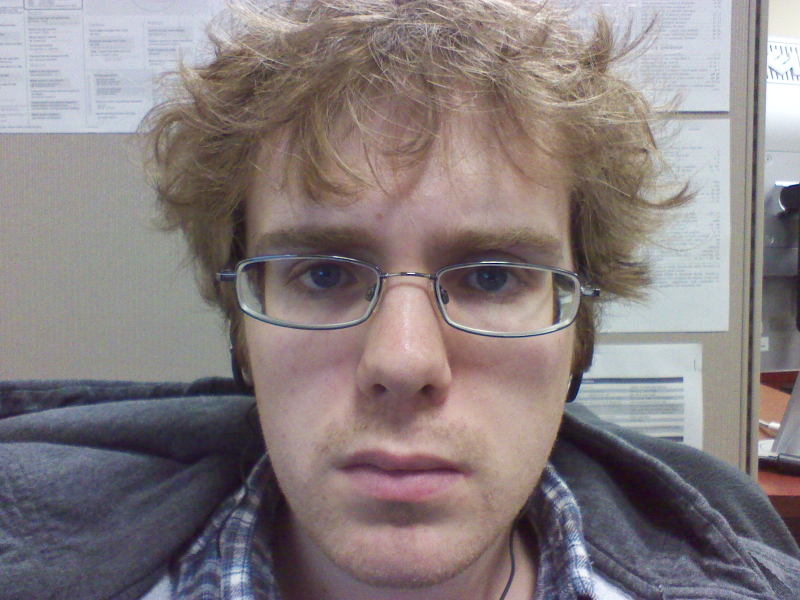
#> input picture python_investigation/imgs/IMG_20121112_121434.jpg, 1600 x 1200 px, given in place of the camera (shown at 1/2 size)
$ python faceEyeDetection.py imgs/IMG_20121112_121434.jpg   (Python 2 division)
#> lines starting #> are read from the running program, lines starting #| are printed output that depends on the picture
#> in main, img is the input picture: shape (1200, 1600, 3); mean B, G, R 126.8, 125.4, 134.9
#
#
# CSE x0535 face detector with eyescascade detector
# PJF 11/4/2012
#
# This is a modified version of the samples/python2/facedetect.py demo
# It was modified to (1) remove local dependencies on other python scripts,
# use image source 0 when opening up a capture device,
# capture only 2 images per second, and provide the half-second delay to
# let the user save the image and detected features to a pair of files.
#
# Specifically, if the image capture window is active, and the uses presses 'w'
# when she wants to save the image and detection results, the original image,
# the annotated image, and the text description of detected
# features are written to two PNG files and a text file named N.png,
# N.annotated.png, and N.txt, respectively.
# N starts at 1 and increases by 1 after each use of the 'w' key.
# BEWARE: old .png and .txt files will be overwritten! Make local copies before
# you run the script again!
#
# Random notes: could add a second subface detector to detect another
# type of subface feature

import numpy as np
import cv2
import cv2.cv as cv
#from video import create_capture
#from common import clock, draw_str

import sys, getopt, os

from random import randrange

import math
import time

import pupilIsolation
import gazeFunctions


import pdb

help_message = '''
USAGE: facedetect.py [--facecascade <cascade_fn>] [--eyescascade-facecascade <cascade_fn>] [<video_source>]
'''


def detect(img, cascade):
    """Detect the cascade feature.
    """
    facerects = cascade.detectMultiScale(img, scaleFactor=1.1, minNeighbors=4, minSize=(30, 30), flags = cv.CV_HAAR_SCALE_IMAGE)
    if len(facerects) == 0:
        return []
    facerects[:,2:] += facerects[:,:2]
    return facerects

def draw_rects(img, facerects, color):
    """Draw all rects in the list.
    """
    tag = 0
    for x1, y1, x2, y2 in facerects:
        cv2.rectangle(img, (x1, y1), (x2, y2), color, 2)
        cv2.putText(img,str(tag),(x1,y2),cv2.FONT_HERSHEY_PLAIN,2.0,(200,0,200),2)
        tag = tag+1

# [21 lines left out: functions is_intersection, find_rect_center, not called in this run]

def rectArea(rect):
    """Get area of the supplied rectangle.
    """
    x1, y1, x2, y2 = rect
    return (x2-x1) * (y2-y1)

def combineEyes(left, right):
    """Stack images horizontally.
    """
    h = max(left.shape[0], right.shape[0])
    w = left.shape[1] + right.shape[1]
    hoff = left.shape[0]

    shape = list(left.shape)
    shape[0] = h
    shape[1] = w

    comb = np.zeros(tuple(shape),left.dtype)

    # left will be on left, aligned top, with right on right
    comb[:left.shape[0],:left.shape[1]] = left
    comb[:right.shape[0],left.shape[1]:] = right

    return comb


def processEyeByCorners(eyesubrect, vis_roi, gray_roi, vis, gray):
    """Get corners from good features to track (leftmost/rightmost possibly).
    Get iris/pupil center either from hough circles or contour method previous explored.
    Find uncorrected gaze direction from amount below line connecting corners
    """

    # get corners
    corners = cv2.goodFeaturesToTrack(gray_roi, 20, .001, gray_roi.shape[0]/4, useHarrisDetector=False)

    #pdb.set_trace()
    h, w = gray_roi.shape

    ######### Eye corners #########

    leftmostx, rightmostx = w/2, w/2
    leftmostIdx, rightmostIdx = None, None
    leftCorner, rightCorner = None, None
    pupilRelativeCenter = None

    for i in range(len(corners)):
        x, y = corners[i][0]
        if ( x<(w/5) or x>((w/4)*3) ) and (y>int(h*0.45) and y<int(h*0.65)):
            # get leftmost and right most points
            if x < leftmostx:
                leftmostx = x
                leftmostIdx = i
            if x > rightmostx:
                rightmostx = x
                rightmostIdx = i

            cv2.circle(vis_roi, tuple(corners[i][0]), 2, (0,255,0), -1)

    # display left and right
    if leftmostIdx != None:
        leftCorner = tuple(corners[leftmostIdx][0])
        cv2.circle(vis_roi, leftCorner, 2, (0,0,255), -1)
    if rightmostIdx != None:
        rightCorner = tuple(corners[rightmostIdx][0])
        cv2.circle(vis_roi, rightCorner, 2, (0,0,255), -1)

    if leftCorner != None and rightCorner != None:

        # find pupil/iris center via shrink method & look for circles near that center

        # apply threshold
        thresh = gray_roi.copy()
        #cv2.adaptiveThreshold(leftthresh, 255, cv2.ADAPTIVE_THRESH_MEAN_C, cv2.THRESH_BINARY_INV, 25, 25, leftthresh)
        thresh = pupilIsolation.thresholdByPercentage(thresh, .075)

        pupilCenter = pupilIsolation.findPointOnPupil(thresh)
        cv2.circle(vis_roi, pupilCenter, 2, (255,0,0), -1)

        # get eye corner center x, y
        x = (leftCorner[0] + rightCorner[0])/2
        y = (leftCorner[1] + rightCorner[1])/2
        cornersCenter = (x, y)

        pupilRelativeCenter = (
            pupilCenter[0] - cornersCenter[0],
            pupilCenter[1] - cornersCenter[1]
        )

    return pupilRelativeCenter


def getUncorrectedAnglesFromEllipse():
    pass

def processEllipse(ellipseBox):
    """
    """

# [31 lines left out: function processEye, not called in this run]

def processFrame(img, facecascade, lefteyecascade, righteyecascade):
    """Process a single frame.
    """

    gray = cv2.cvtColor(img, cv2.COLOR_BGR2GRAY)
    gray = cv2.equalizeHist(gray)
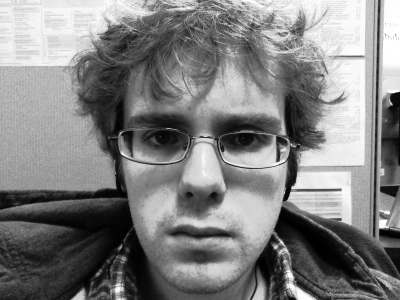
#> gray: shape (1200, 1600) (shown at 1/4 size); min 0, max 255, mean 128.3

    facerects = detect(gray, facecascade)
#> in detect, `facerects = cascade.detectMultiScale(img, scaleFactor=1.1, minNeighbor..`: facerects = [[360, 203, 907, 907]]
#> facerects = [[360, 203, 1267, 1110]]
    vis = img.copy()
    draw_rects(vis, facerects, (0, 255, 0))
#> the loop in draw_rects, `for x1, y1, x2, y2 in facerects:` made 1 pass
#> (x1, y1, x2, y2, tag) on pass 1: (360, 203, 1267, 1110, 1)
#> after the loop in draw_rects, `for x1, y1, x2, y2 in facerects:`: tag = 1

    facerect = None
    eyesubrectsleft, eyesubrectsright = [], []
    eyesubrectleft, eyesubrectright = None, None
    leftEllipseBox, rightEllipseBox = None, None
    gazeLoc = None


    try:
        # find largest face rect and process
        maxsize = 0
        maxidx = 0
        for i in range(len(facerects)):
            a = rectArea(facerects[i])
            if maxsize < a:
                maxsize = a
                maxidx = i
#> this loop made 1 pass
#> (x1 in rectArea, y1 in rectArea, x2 in rectArea, y2 in rectArea, a, maxsize, maxidx) on pass 1: (360, 203, 1267, 1110, 822649, 822649, 0)
#> after the loop, maxidx = 0; maxsize = 822649

        facerect = facerects[maxidx]
#> facerect = [360, 203, 1267, 1110]
        x1, y1, x2, y2 = facerect
#> x1 = 360; y1 = 203; x2 = 1267; y2 = 1110

        # left eye
        roileft = gray[y1:(y1+y2)/2, x1:(x1+x2)/2]
        vis_roileft = vis[y1:(y1+y2)/2, x1:(x1+x2)/2]
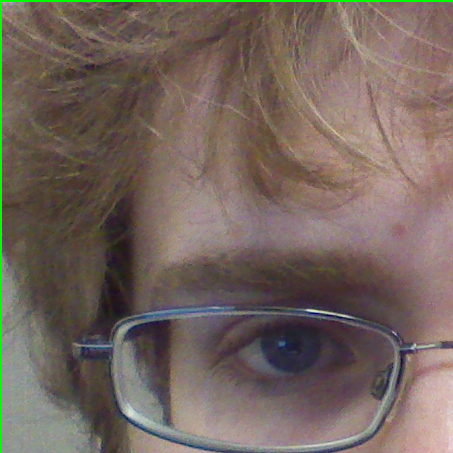
#> vis_roileft: shape (453, 453, 3); mean B, G, R 93.9, 101.5, 115.9
        gray_roileft = gray[y1:(y1+y2)/2, x1:(x1+x2)/2]
        eyesubrectsleft = detect(roileft.copy(), lefteyecascade)
#> eyesubrectsleft = [[117, 315, 177, 355], [188, 287, 368, 407]]
        draw_rects(vis_roileft, eyesubrectsleft, (255, 0, 0))
#> the loop in draw_rects (call 2), `for x1, y1, x2, y2 in facerects:` made 2 passes
#> (x1, y1, x2, y2, tag) on passes 1 to 2: (117, 315, 177, 355, 1), (188, 287, 368, 407, 2)

        # right eye
        roiright = gray[y1:(y1+y2)/2, (x1+x2)/2:x2]
        vis_roiright = vis[y1:(y1+y2)/2, (x1+x2)/2:x2]
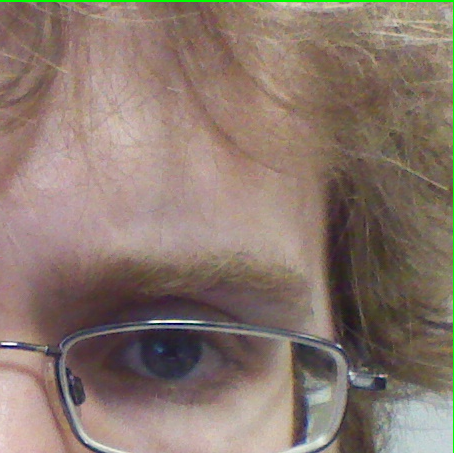
#> vis_roiright: shape (453, 454, 3); mean B, G, R 110, 119.9, 138
        gray_roiright = gray[y1:(y1+y2)/2, (x1+x2)/2:x2]
        eyesubrectsright = detect(roiright.copy(), righteyecascade)
#> eyesubrectsright = [[52, 272, 272, 419]]
        draw_rects(vis_roiright, eyesubrectsright, (255, 0, 0))

        # if left and right eyes detected
        if len(eyesubrectsleft) > 0 and len(eyesubrectsright) > 0:
            # take largest eye detected on each side
            maxsize = 0
            maxidx = 0
            for i in range(len(eyesubrectsleft)):
                a = rectArea(eyesubrectsleft[i])
                if maxsize < a:
                    maxsize = a
                    maxidx = i
#> this loop made 2 passes
#> (x1 in rectArea, y1 in rectArea, x2 in rectArea, y2 in rectArea, a, maxsize, maxidx) on passes 1 to 2: (117, 315, 177, 355, 2400, 2400, 0), (188, 287, 368, 407, 21600, 21600, 1)
#> after the loop, maxidx = 1; maxsize = 21600
            eyesubrectleft = eyesubrectsleft[maxidx]
#> eyesubrectleft = [188, 287, 368, 407]

            maxsize = 0
            maxidx = 0
            for i in range(len(eyesubrectsright)):
                a = rectArea(eyesubrectsright[i])
                if maxsize < a:
                    maxsize = a
                    maxidx = i
#> this loop made 1 pass
#> (x1 in rectArea, y1 in rectArea, x2 in rectArea, y2 in rectArea, a, maxsize, maxidx) on pass 1: (52, 272, 272, 419, 32340, 32340, 0)
#> after the loop, maxidx = 0; maxsize = 32340
            eyesubrectright = eyesubrectsright[maxidx]
#> eyesubrectright = [52, 272, 272, 419]

            # slice from color img
            vis_roileft_eye = vis_roileft[eyesubrectleft[1]:eyesubrectleft[3], eyesubrectleft[0]:eyesubrectleft[2]]
            vis_roiright_eye = vis_roiright[eyesubrectright[1]:eyesubrectright[3], eyesubrectright[0]:eyesubrectright[2]]

            # slice from gray img
            gray_roileft_eye = gray_roileft[eyesubrectleft[1]:eyesubrectleft[3], eyesubrectleft[0]:eyesubrectleft[2]]
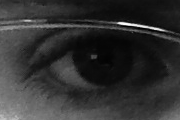
#> gray_roileft_eye: shape (120, 180); min 0, max 253, mean 49.1
            gray_roiright_eye = gray_roiright[eyesubrectright[1]:eyesubrectright[3], eyesubrectright[0]:eyesubrectright[2]]
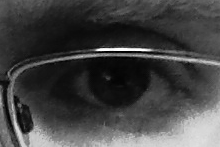
#> gray_roiright_eye: shape (147, 220); min 0, max 255, mean 66.7

            # display combined gray eyes (pre-processed)
            comb = combineEyes(
                                gray_roileft_eye,
                                gray_roiright_eye
                                )
#> in combineEyes, `comb[:right.shape[0],left.shape[1]:] = right`:
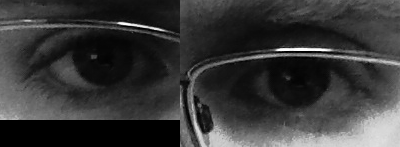
#> comb: shape (147, 400); min 0, max 255, mean 54.7
            cv2.imshow('combinedeyes', comb)

            leftpupil = processEyeByCorners(eyesubrectleft, vis_roileft_eye, gray_roileft_eye, vis, gray)
#> in processEyeByCorners, `corners = cv2.goodFeaturesToTrack(gray_roi, 20, .001, gray_roi.shape[0..`: corners = 19 rows, first 8: [118, 23], [164, 30], [30, 20], [92, 57], [15, 115], [47, 98], [66, 29], [2, 31]
#> the loop in processEyeByCorners, `for i in range(len(corners)):` made 19 passes
#> (x, y, rightmostx, rightmostIdx) on pass 10: (167, 64, 167, 9)
#> after the loop in processEyeByCorners, `for i in range(len(corners)):`: leftmostx = 90; rightmostIdx = 9; rightmostx = 167
#> in processEyeByCorners, `rightCorner = tuple(corners[rightmostIdx][0])`: rightCorner = (167, 64)
            rightpupil = processEyeByCorners(eyesubrectright, vis_roiright_eye, gray_roiright_eye, vis, gray)
#> in processEyeByCorners (call 2), `corners = cv2.goodFeaturesToTrack(gray_roi, 20, .001, gray_roi.shape[0..`: corners = 19 rows, first 8: [96, 50], [151, 50], [23, 134], [15, 96], [193, 118], [142, 134], [188, 62], [104, 125]
#> the loop in processEyeByCorners (call 2), `for i in range(len(corners)):` made 19 passes
#> (x, y, rightmostx, rightmostIdx) on pass 17: (218, 89, 218, 16)

            if leftpupil != None and rightpupil != None:
                leftyaw, leftpitch, rightyaw, rightpitch = gazeFunctions.getAnglesFromPupilRelativeCenter(leftpupil, rightpupil, gazeFunctions.dummyCalibrationPoints, fliplr=True)
                gazeloc = gazeFunctions.findGazeLocation(leftyaw, leftpitch, rightyaw, rightpitch)
                print gazeloc


            #leftthresh, leftEllipseBox = processEye(eyesubrectleft, vis_roileft_eye, gray_roileft_eye, vis, gray)
            #rightthresh, rightEllipseBox = processEye(eyesubrectright, vis_roiright_eye, gray_roiright_eye, vis, gray)
            #
            #combthresh = combineEyes(leftthresh, rightthresh)
            #cv2.imshow('combinedthresh', combthresh)


            ############ Thresholding ###########
            #
            ## threshold left eye
            #leftthresh = gray_roileft_eye.copy()
            ##cv2.adaptiveThreshold(leftthresh, 255, cv2.ADAPTIVE_THRESH_MEAN_C, cv2.THRESH_BINARY_INV, 25, 25, leftthresh)
            #leftthresh = thresholdByPercentage(leftthresh, .075)
            #
            ## threshold right eye
            #rightthresh = gray_roiright_eye.copy()
            ##cv2.adaptiveThreshold(rightthresh, 255, cv2.ADAPTIVE_THRESH_MEAN_C, cv2.THRESH_BINARY_INV, 25, 25, rightthresh)
            #rightthresh = thresholdByPercentage(rightthresh, .075)
            #
            ## display combined threshes
            #combthresh = combineEyes(leftthresh, rightthresh)
            #cv2.imshow('combinedthresh', combthresh)
            #
            #
            ############ Contours ###########
            #
            ## find contours from thresholded img
            #contours, heirarchy = cv2.findContours(leftthresh.copy(),cv2.RETR_TREE,cv2.CHAIN_APPROX_SIMPLE)
            #
            #maxarea = 0
            #maxidx = 0
            #
            ## find contour with largest area
            #for idx in range(len(contours)):
            #    a = cv2.contourArea(contours[idx])
            #    if maxarea < a:
            #        maxarea = a
            #        maxidx = idx
            #
            #cv2.drawContours(vis_roileft_eye, contours, maxidx, (0,0,255), -1)
            #
            ##for idx in range(len(contours)):
            ##
            ##    clr = (randrange(0, 255), randrange(0, 255), randrange(0, 255))
            ##    cv2.drawContours(vis_roileft_eye, contours, idx, clr, -1)
            #
            #
            ############ Ellipse ###########
            #
            ## fit ellipse to the detected contour
            #ellipseBox = cv2.fitEllipse(contours[maxidx])
            #cv2.ellipse(vis_roileft_eye, ellipseBox, (50, 150, 255))
            #
            ##pdb.set_trace()
            #
            ##combvis = combineEyes(
            ##                    vis_roileft_eye,
            ##                    vis_roiright_eye
            ##                  )
            ##cv2.imshow('colorcombinedeyes', combvis)
            #
            ##pdb.set_trace()

    except IndexError:
        pass

    cv2.imshow('facedetect', vis)
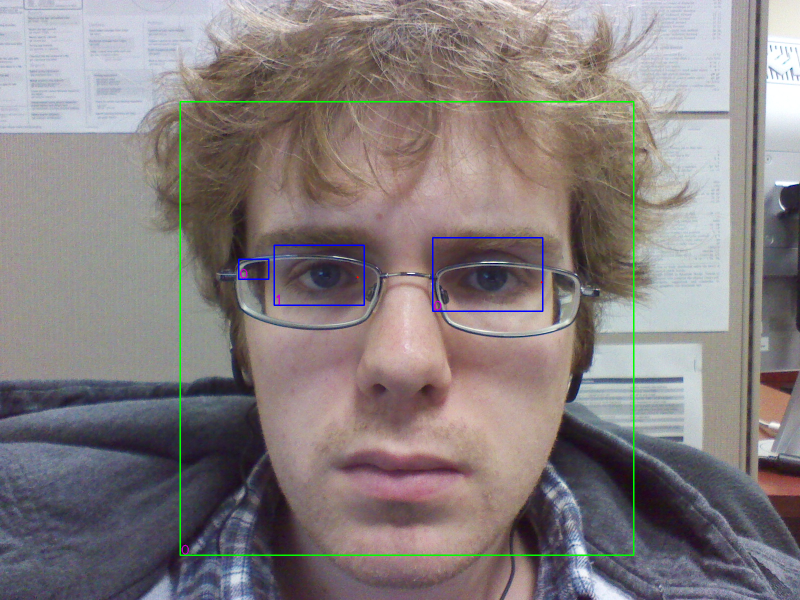
#> window 'facedetect': shape (1200, 1600, 3) (shown at 1/2 size); mean B, G, R 126.6, 125.9, 134

    #return vis, gray, facerect, eyesubrectleft, eyesubrectright, leftEllipseBox, rightEllipseBox
    return vis, gray, facerect, eyesubrectleft, eyesubrectright, gazeLoc


def writeline(f,line):
    f.write(line+'\n')


def main():
    args, video_src = getopt.getopt(sys.argv[1:], '', ['facecascade=', 'eyescascade-facecascade='])
    try: video_src = video_src[0]
    except: video_src = 0
    args = dict(args)
    cascade_fn = args.get('--facecascade', "data/haarcascades/haarcascade_frontalface_alt.xml")
    #eyes_fn  = args.get('--eyescascade-facecascade', "data/haarcascades/haarcascade_eye.xml")
    lefteye_fn  = args.get('--eyescascade-facecascade', "data/haarcascades/haarcascade_mcs_lefteye.xml")
    righteye_fn  = args.get('--eyescascade-facecascade', "data/haarcascades/haarcascade_mcs_righteye.xml")

    facecascade = cv2.CascadeClassifier(cascade_fn)
    lefteyecascade = cv2.CascadeClassifier(lefteye_fn)
    righteyecascade = cv2.CascadeClassifier(righteye_fn)


    #mode = 'picture'
    mode = 'video'
    # [8 lines of commented-out code are left out]
    source = 'imgs/2.png'

    if mode == 'picture':
        img = cv2.imread(source)
        processFrame(img, facecascade, lefteyecascade, righteyecascade)

        #pdb.set_trace()

    elif mode == 'video':

        # assume camera 0, webcam. Could also be a file name, etc.
        cam = cv2.VideoCapture(0)

        fileindex = 0

        tabletDims = gazeFunctions.tabletDims
        outimg = np.zeros((tabletDims['resolution']['height'],tabletDims['resolution']['width'],3),np.uint8)

        while True:
            ret, img = cam.read()

            outimg[:] = 0

            #vis, gray, facerect, eyesubrectleft, eyesubrectright, leftEllipseBox, rightEllipseBox = processFrame(img, facecascade, lefteyecascade, righteyecascade)
            vis, gray, facerect, eyesubrectleft, eyesubrectright, gazeLoc = processFrame(img, facecascade, lefteyecascade, righteyecascade)
#> facerect = [360, 203, 1267, 1110]; eyesubrectleft = [188, 287, 368, 407]; eyesubrectright = [52, 272, 272, 419]

            cv2.imshow('TabletScreen',outimg)

            #pdb.set_trace()


            key = cv2.waitKey(1)
#> (key q is pressed here)


            if key == ord('w'):
                cv2.imwrite(str(fileindex)+'.png',img)
                cv2.imwrite(str(fileindex)+'.vis.png',vis)
                cv2.imwrite(str(fileindex)+'.gray.png',gray)
                rindex = 0
                #if facerect != None and eyesubrectleft != None and eyesubrectright != None and leftEllipseBox != None and rightEllipseBox != None:
                if facerect != None and eyesubrectleft != None and eyesubrectright != None:
                    with file(str(fileindex)+'.txt','w') as f:
                        writeline(f,'For image file %d.png:' % fileindex)
                        # face
                        writeline(f,'face rect: (%d, %d) -> (%d, %d)' % tuple(facerect))

                        # left
                        writeline(f,'left eye rect: (%d, %d) -> (%d, %d)' % tuple(eyesubrectleft))
                        #writeline(f, 'left eye ellipse: center: (%f, %f), size: (%f, %f), angle: %f' % (leftEllipseBox[0][0],leftEllipseBox[0][1],leftEllipseBox[1][0],leftEllipseBox[1][1],leftEllipseBox[2]))

                        # right
                        writeline(f,'right eye rect: (%d, %d) -> (%d, %d)' % tuple(eyesubrectright))
                        #writeline(f, 'right eye ellipse: center: (%f, %f), size: (%f, %f), angle: %f' % (rightEllipseBox[0][0],rightEllipseBox[0][1],rightEllipseBox[1][0],rightEllipseBox[1][1],rightEllipseBox[2]))


                        fileindex = fileindex + 1
            elif key == ord('q'):
                break
            else:
                continue

    cv2.destroyAllWindows()

if __name__ == '__main__':
    main()
